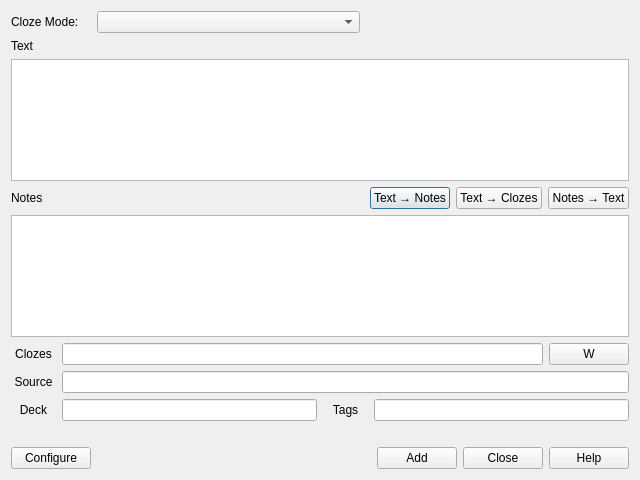
<?xml version="1.0" encoding="UTF-8"?>
<ui version="4.0">
 <author>Adam Mesha</author>
 <class>Dialog</class>
 <widget class="QDialog" name="Dialog">
  <property name="geometry">
   <rect>
    <x>0</x>
    <y>0</y>
    <width>640</width>
    <height>480</height>
   </rect>
  </property>
  <property name="windowTitle">
   <string>Add MCDs</string>
  </property>
  <layout class="QVBoxLayout" name="verticalLayout_3">
   <item>
    <layout class="QVBoxLayout" name="layMain" stretch="0,0,0,0,0,0,0">
     <property name="sizeConstraint">
      <enum>QLayout::SetMinAndMaxSize</enum>
     </property>
     <item>
      <layout class="QHBoxLayout" name="layModeModel">
       <item>
        <widget class="QLabel" name="lblMode">
         <property name="sizePolicy">
          <sizepolicy hsizetype="Minimum" vsizetype="Minimum">
           <horstretch>0</horstretch>
           <verstretch>0</verstretch>
          </sizepolicy>
         </property>
         <property name="minimumSize">
          <size>
           <width>60</width>
           <height>0</height>
          </size>
         </property>
         <property name="maximumSize">
          <size>
           <width>80</width>
           <height>16777215</height>
          </size>
         </property>
         <property name="text">
          <string>Cloze Mode:</string>
         </property>
         <property name="alignment">
          <set>Qt::AlignLeading|Qt::AlignLeft|Qt::AlignVCenter</set>
         </property>
        </widget>
       </item>
       <item>
        <widget class="QComboBox" name="cmbMode"/>
       </item>
       <item>
        <layout class="QHBoxLayout" name="layModelChooser">
         <item>
          <widget class="QWidget" name="modelArea" native="true"/>
         </item>
        </layout>
       </item>
      </layout>
     </item>
     <item>
      <layout class="QVBoxLayout" name="layNotesText">
       <item>
        <widget class="QLabel" name="lblText">
         <property name="text">
          <string>Text</string>
         </property>
        </widget>
       </item>
       <item>
        <widget class="QPlainTextEdit" name="pteText">
         <property name="font">
          <font>
           <family>Arial</family>
           <pointsize>14</pointsize>
          </font>
         </property>
         <property name="tabChangesFocus">
          <bool>true</bool>
         </property>
        </widget>
       </item>
       <item>
        <layout class="QHBoxLayout" name="layNotesLabel">
         <item>
          <widget class="QLabel" name="lblNotes">
           <property name="text">
            <string>Notes</string>
           </property>
          </widget>
         </item>
         <item>
          <spacer name="horizontalSpacer_2">
           <property name="orientation">
            <enum>Qt::Horizontal</enum>
           </property>
           <property name="sizeHint" stdset="0">
            <size>
             <width>40</width>
             <height>20</height>
            </size>
           </property>
          </spacer>
         </item>
         <item>
          <widget class="QPushButton" name="pbtTextToNotes">
           <property name="text">
            <string>Text → Notes</string>
           </property>
          </widget>
         </item>
         <item>
          <widget class="QPushButton" name="pbtTextToClozes">
           <property name="text">
            <string>Text → Clozes</string>
           </property>
          </widget>
         </item>
         <item>
          <widget class="QPushButton" name="pbtNotesToText">
           <property name="text">
            <string>Notes → Text</string>
           </property>
          </widget>
         </item>
        </layout>
       </item>
       <item>
        <widget class="QPlainTextEdit" name="pteNotes">
         <property name="font">
          <font>
           <family>Arial</family>
           <pointsize>14</pointsize>
          </font>
         </property>
         <property name="tabChangesFocus">
          <bool>true</bool>
         </property>
        </widget>
       </item>
      </layout>
     </item>
     <item>
      <layout class="QHBoxLayout" name="layClozes">
       <item>
        <widget class="QLabel" name="lblClozes">
         <property name="sizePolicy">
          <sizepolicy hsizetype="Minimum" vsizetype="Preferred">
           <horstretch>0</horstretch>
           <verstretch>0</verstretch>
          </sizepolicy>
         </property>
         <property name="maximumSize">
          <size>
           <width>45</width>
           <height>16777215</height>
          </size>
         </property>
         <property name="text">
          <string>Clozes</string>
         </property>
         <property name="alignment">
          <set>Qt::AlignCenter</set>
         </property>
        </widget>
       </item>
       <item>
        <widget class="QLineEdit" name="lneClozes">
         <property name="sizePolicy">
          <sizepolicy hsizetype="Preferred" vsizetype="Fixed">
           <horstretch>0</horstretch>
           <verstretch>0</verstretch>
          </sizepolicy>
         </property>
        </widget>
       </item>
       <item>
        <widget class="QPushButton" name="tbtWholeWords">
         <property name="sizePolicy">
          <sizepolicy hsizetype="Fixed" vsizetype="Fixed">
           <horstretch>0</horstretch>
           <verstretch>0</verstretch>
          </sizepolicy>
         </property>
         <property name="toolTip">
          <string>Whole Words Only</string>
         </property>
         <property name="text">
          <string>W</string>
         </property>
         <property name="checkable">
          <bool>true</bool>
         </property>
        </widget>
       </item>
      </layout>
     </item>
     <item>
      <layout class="QHBoxLayout" name="laySource">
       <item>
        <widget class="QLabel" name="lblSource">
         <property name="sizePolicy">
          <sizepolicy hsizetype="Minimum" vsizetype="Preferred">
           <horstretch>0</horstretch>
           <verstretch>0</verstretch>
          </sizepolicy>
         </property>
         <property name="maximumSize">
          <size>
           <width>45</width>
           <height>16777215</height>
          </size>
         </property>
         <property name="text">
          <string>Source</string>
         </property>
         <property name="alignment">
          <set>Qt::AlignCenter</set>
         </property>
        </widget>
       </item>
       <item>
        <widget class="QLineEdit" name="lneSource">
         <property name="sizePolicy">
          <sizepolicy hsizetype="Preferred" vsizetype="Fixed">
           <horstretch>0</horstretch>
           <verstretch>0</verstretch>
          </sizepolicy>
         </property>
        </widget>
       </item>
      </layout>
     </item>
     <item>
      <layout class="QHBoxLayout" name="layTags">
       <item>
        <widget class="QLabel" name="lblDeck">
         <property name="sizePolicy">
          <sizepolicy hsizetype="Minimum" vsizetype="Preferred">
           <horstretch>0</horstretch>
           <verstretch>0</verstretch>
          </sizepolicy>
         </property>
         <property name="minimumSize">
          <size>
           <width>0</width>
           <height>0</height>
          </size>
         </property>
         <property name="maximumSize">
          <size>
           <width>45</width>
           <height>16777215</height>
          </size>
         </property>
         <property name="text">
          <string>Deck</string>
         </property>
         <property name="alignment">
          <set>Qt::AlignCenter</set>
         </property>
        </widget>
       </item>
       <item>
        <widget class="QLineEdit" name="lneDeck">
         <property name="sizePolicy">
          <sizepolicy hsizetype="Preferred" vsizetype="Fixed">
           <horstretch>0</horstretch>
           <verstretch>0</verstretch>
          </sizepolicy>
         </property>
        </widget>
       </item>
       <item>
        <widget class="QLabel" name="lblTags">
         <property name="sizePolicy">
          <sizepolicy hsizetype="Minimum" vsizetype="Preferred">
           <horstretch>0</horstretch>
           <verstretch>0</verstretch>
          </sizepolicy>
         </property>
         <property name="minimumSize">
          <size>
           <width>0</width>
           <height>0</height>
          </size>
         </property>
         <property name="maximumSize">
          <size>
           <width>45</width>
           <height>16777215</height>
          </size>
         </property>
         <property name="text">
          <string>Tags</string>
         </property>
         <property name="alignment">
          <set>Qt::AlignCenter</set>
         </property>
        </widget>
       </item>
       <item>
        <widget class="QLineEdit" name="lneTags">
         <property name="sizePolicy">
          <sizepolicy hsizetype="Preferred" vsizetype="Fixed">
           <horstretch>0</horstretch>
           <verstretch>0</verstretch>
          </sizepolicy>
         </property>
        </widget>
       </item>
      </layout>
     </item>
     <item>
      <layout class="QHBoxLayout" name="layStatus">
       <item>
        <widget class="QLabel" name="lblStatus">
         <property name="text">
          <string/>
         </property>
        </widget>
       </item>
      </layout>
     </item>
     <item>
      <layout class="QHBoxLayout" name="layButtons">
       <item>
        <widget class="QPushButton" name="pbtConfigure">
         <property name="sizePolicy">
          <sizepolicy hsizetype="Preferred" vsizetype="Fixed">
           <horstretch>0</horstretch>
           <verstretch>0</verstretch>
          </sizepolicy>
         </property>
         <property name="text">
          <string>Configure</string>
         </property>
         <property name="checkable">
          <bool>false</bool>
         </property>
        </widget>
       </item>
       <item>
        <spacer name="horizontalSpacer">
         <property name="orientation">
          <enum>Qt::Horizontal</enum>
         </property>
         <property name="sizeHint" stdset="0">
          <size>
           <width>40</width>
           <height>20</height>
          </size>
         </property>
        </spacer>
       </item>
       <item>
        <widget class="QPushButton" name="pbtAdd">
         <property name="text">
          <string>Add</string>
         </property>
        </widget>
       </item>
       <item>
        <widget class="QDialogButtonBox" name="buttonBox">
         <property name="sizePolicy">
          <sizepolicy hsizetype="Maximum" vsizetype="Minimum">
           <horstretch>0</horstretch>
           <verstretch>0</verstretch>
          </sizepolicy>
         </property>
         <property name="orientation">
          <enum>Qt::Horizontal</enum>
         </property>
         <property name="standardButtons">
          <set>QDialogButtonBox::Close|QDialogButtonBox::Help</set>
         </property>
         <property name="centerButtons">
          <bool>false</bool>
         </property>
        </widget>
       </item>
      </layout>
     </item>
    </layout>
   </item>
  </layout>
 </widget>
 <tabstops>
  <tabstop>pteText</tabstop>
  <tabstop>pteNotes</tabstop>
  <tabstop>lneClozes</tabstop>
  <tabstop>lneSource</tabstop>
  <tabstop>lneDeck</tabstop>
  <tabstop>lneTags</tabstop>
  <tabstop>pbtAdd</tabstop>
  <tabstop>cmbMode</tabstop>
  <tabstop>pbtTextToNotes</tabstop>
  <tabstop>pbtTextToClozes</tabstop>
  <tabstop>pbtNotesToText</tabstop>
  <tabstop>tbtWholeWords</tabstop>
  <tabstop>pbtConfigure</tabstop>
  <tabstop>buttonBox</tabstop>
 </tabstops>
 <resources/>
 <connections>
  <connection>
   <sender>buttonBox</sender>
   <signal>accepted()</signal>
   <receiver>Dialog</receiver>
   <slot>accept()</slot>
   <hints>
    <hint type="sourcelabel">
     <x>248</x>
     <y>254</y>
    </hint>
    <hint type="destinationlabel">
     <x>157</x>
     <y>274</y>
    </hint>
   </hints>
  </connection>
  <connection>
   <sender>buttonBox</sender>
   <signal>rejected()</signal>
   <receiver>Dialog</receiver>
   <slot>reject()</slot>
   <hints>
    <hint type="sourcelabel">
     <x>316</x>
     <y>260</y>
    </hint>
    <hint type="destinationlabel">
     <x>286</x>
     <y>274</y>
    </hint>
   </hints>
  </connection>
 </connections>
</ui>
